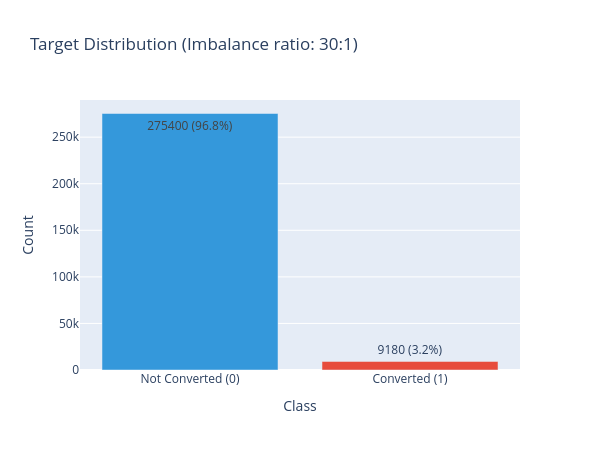

Write notebook code for a chart like this one.
### Markdown cell above
## 2.1 Target Distribution

The dataset is highly imbalanced: only ~3.2% of visitors convert. This will require careful handling during modeling (threshold tuning).

### Code cell
target_counts = train_data[TARGET].value_counts()
target_pct = train_data[TARGET].value_counts(normalize=True) * 100
imbalance_ratio = target_counts[0] / target_counts[1]

fig = go.Figure(data=[
    go.Bar(
        x=["Not Converted (0)", "Converted (1)"],
        y=target_counts.values,
        marker_color=["#3498db", "#e74c3c"],
        text=[
            f"{v} ({p:.1f}%)"
            for v, p in zip(target_counts.values, target_pct.values)
        ],
        textposition="auto",
    ),
])

fig.update_layout(
    title_text=f"Target Distribution (Imbalance ratio: {imbalance_ratio:.0f}:1)",
    xaxis_title="Class",
    yaxis_title="Count",
    height=450,
    width=600,
)
fig.write_image(PLOT_DIR / "01_target_distribution.png", width=600, height=450, scale=2)
fig.show()

### Figure 1 — Plotly figure (JSON) as saved in the notebook; plotly's stock layout.template omitted (floating-point values rounded to 4 significant figures)
{"data": [{"marker": {"color": ["#3498db", "#e74c3c"]}, "text": ["275400 (96.8%)", "9180 (3.2%)"], "textposition": "auto", "type": "bar", "x": ["Not Converted (0)", "Converted (1)"], "y": [275400, 9180]}], "layout": {"height": 450, "title": {"text": "Target Distribution (Imbalance ratio: 30:1)"}, "width": 600, "xaxis": {"title": {"text": "Class"}}, "yaxis": {"title": {"text": "Count"}}}}
